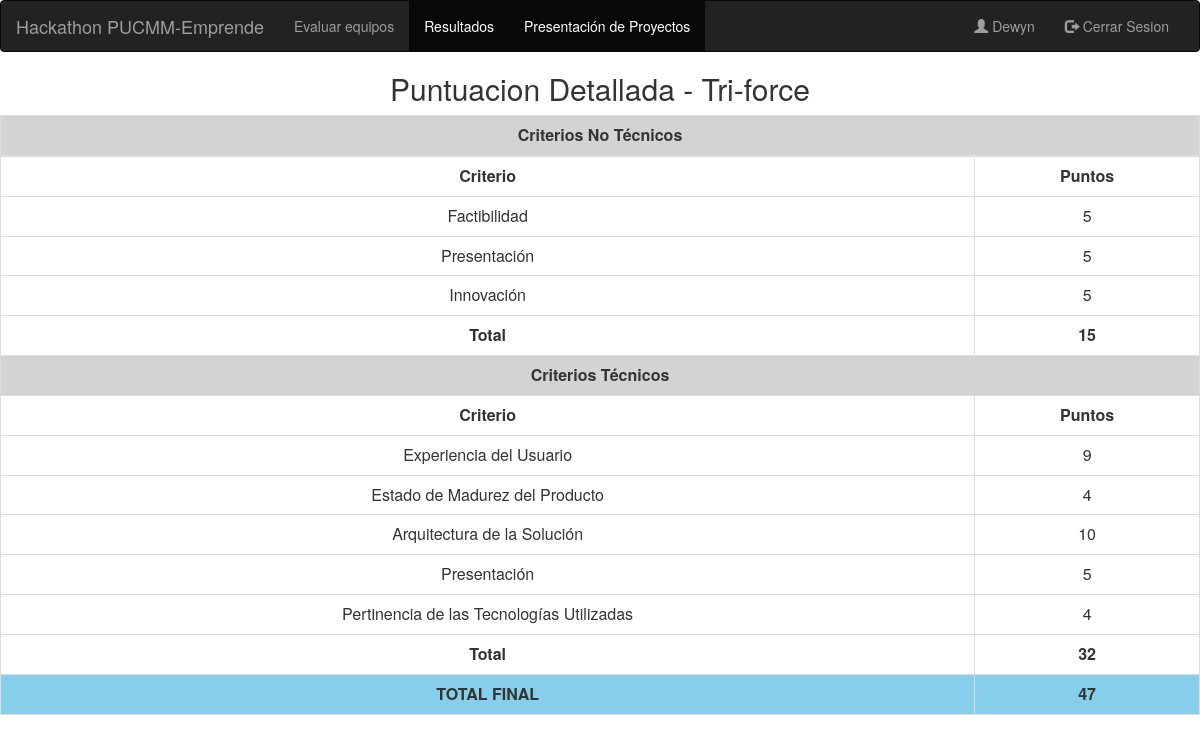
/detalle-puntos/4 (signed in), run on the app's committed database.
### evaluacion/models.py (models this page shows, shortened)
class Equipo(models.Model):
    nombre = models.CharField(max_length=15, null=False, blank=False)
    puntuacion = models.IntegerField(default=0)
    habilitado = models.BooleanField(null=False, default=True)

class Criterio(models.Model):
    nombre = models.CharField(max_length=50, null=False, blank=False, default='')
    explicacion1 = models.TextField(max_length=250, null=False, default='')
    explicacion2 = models.TextField(max_length=250, null=False, default='')
    explicacion3 = models.TextField(max_length=250, null=False, default='')
    explicacion4 = models.TextField(max_length=250, null=False, default='')
    explicacion5 = models.TextField(max_length=250, null=False, default='')
    tipo_jurado = models.SmallIntegerField(choices=TipoJurado.TIPOS_JURADO)

### evaluacion/views.py (the view)
# urls.py: path('detalle-puntos/<int:pk>', DetallePuntos.as_view(), name='detalle-puntos'),
class DetallePuntos(LoginRequiredMixin, DetailView):
    model = Equipo
    template_name = 'detalle-resultado.html'
    login_url = settings.LOGIN_URL
    def get_context_data(self, **kwargs):
        context = super(DetallePuntos, self).get_context_data(**kwargs)
        evaluaciones = Evaluacion.objects.filter(equipo=self.object)
        criterios_no_tecnicos = {}
        criterios_tecnicos = {}
        total_puntos_tecnicos = 0
        total_puntos_no_tecnicos = 0
        for e in evaluaciones:
            if e.criterio.tipo_jurado == TipoJurado.JURADO_NO_TECNICO:
                if e.criterio.nombre in criterios_no_tecnicos:
                    criterios_no_tecnicos[e.criterio.nombre] += e.puntaje
                    total_puntos_no_tecnicos += e.puntaje
                else:
                    criterios_no_tecnicos[e.criterio.nombre] = e.puntaje
                    total_puntos_no_tecnicos += e.puntaje
            elif e.criterio.tipo_jurado == TipoJurado.JURADO_TECNICO:
                if e.criterio.nombre in criterios_tecnicos:
                    criterios_tecnicos[e.criterio.nombre] += e.puntaje
                    total_puntos_tecnicos += e.puntaje
                else:
                    criterios_tecnicos[e.criterio.nombre] = e.puntaje
                    total_puntos_tecnicos += e.puntaje
        context['criterios_no_tecnicos'] = criterios_no_tecnicos
        context['criterios_tecnicos'] = criterios_tecnicos
        context['total_puntos_tecnicos'] = total_puntos_tecnicos
        context['total_puntos_no_tecnicos'] = total_puntos_no_tecnicos
        context['total_final'] = total_puntos_no_tecnicos + total_puntos_tecnicos
        return context

### evaluacion/templates/detalle-resultado.html (shortened to what this page needs)
<html>
{% load bootstrap3 %}
    {% bootstrap_css %}
{% block navbar %}
    <nav class="navbar navbar-inverse">
        <div class="container-fluid">
            <div class="navbar-header">
                <a class="navbar-brand">Hackathon PUCMM-Emprende</a>
            </div>
            <div class="collapse navbar-collapse" id="myNavbar">
                <ul class="nav navbar-nav">
                    <li><a href="/equipos-evaluar">Evaluar equipos</a></li>
                    <li class="active"><a href="/resultados">Resultados</a></li>
                    <li class="active"><a href="/presentacion-equipos">Presentación de Proyectos</a></li>
                </ul>
                <ul class="nav navbar-nav navbar-right">
                    <li><a href="#"><span class="glyphicon glyphicon-user"></span> {{ user.get_username | capfirst }}
                    </a></li>
                    <li><a href="/logout"><span class="glyphicon glyphicon-log-out"></span> Cerrar Sesion</a></li>
                </ul>
            </div>
        </div>
    </nav>
{% endblock %}
{% block content %}
    <h2 class="text-center">Puntuacion Detallada - {{ object.nombre }}</h2>
    <table class="table table-bordered">
        <thead>
        <tr>
            <td bgcolor="#d3d3d3" class="text-center" colspan="2"><b>Criterios No Técnicos</b></td>
        </tr>
        </thead>
        <tbody>
        <tr>
            <td class="text-center"><b>Criterio</b></td>
            <td class="text-center"><b>Puntos</b></td>
        </tr>
        {% for criterio, puntos in criterios_no_tecnicos.items %}
            <tr>
                <td class="text-center">{{ criterio }}</td>
                <td class="text-center">{{ puntos }}</td>
            </tr>
        {% endfor %}
        <tr>
            <td class="text-center"><b>Total</b></td>
            <td class="text-center"><b>{{ total_puntos_no_tecnicos }}</b></td>
        </tr>
        <tr>
            <td class="text-center" bgcolor="#d3d3d3" colspan="2"><b>Criterios Técnicos</b></td>
        </tr>
        <tr>
            <td class="text-center"><b>Criterio</b></td>
            <td class="text-center"><b>Puntos</b></td>
        </tr>
        {% for criterio, puntos in criterios_tecnicos.items %}
            <tr>
                <td class="text-center">{{ criterio }}</td>
                <td class="text-center">{{ puntos }}</td>
            </tr>
        {% endfor %}
        <tr>
            <td class="text-center"><b>Total</b></td>
            <td class="text-center"><b>{{ total_puntos_tecnicos }}</b></td>
        </tr>
        <tr>
        <tr>
            <td bgcolor="#87ceeb" class="text-center"><b>TOTAL FINAL</b></td>
            <td bgcolor="#87ceeb" class="text-center"><b>{{ total_final }}</b></td>
        </tr>
        </tbody>
    </table>
{% endblock %}
</html>

### data on the page
Equipo: nombre "Tri-force"
Criterio: criterios_no_tecnicos "Factibilidad"
Criterio: criterios_no_tecnicos "Presentación"
Criterio: criterios_no_tecnicos "Innovación"
Criterio: criterios_tecnicos "Experiencia del Usuario"
Criterio: criterios_tecnicos "Estado de Madurez del Producto"
Criterio: criterios_tecnicos "Arquitectura de la Solución"
Criterio: criterios_tecnicos "Presentación"
Criterio: criterios_tecnicos "Pertinencia de las Tecnologías Utilizadas"

### other printed values
{{ user.get_username | capfirst }} "Dewyn"
{{ puntos }} "5" "5" "5"
{{ total_puntos_no_tecnicos }} "15"
{{ puntos }} "9" "4" "10" "5" "4"
{{ total_puntos_tecnicos }} "32"
{{ total_final }} "47"
